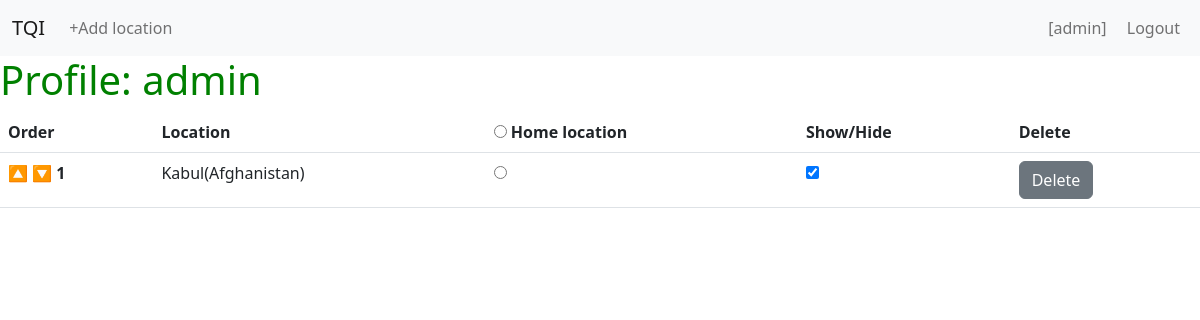
Screenshot of /profile/1 (signed in) with the database file from the repository.
### infopage/models.py (models this page shows, shortened)
class User(AbstractUser):
    pass

class Location(models.Model):
    user = models.ForeignKey(User, on_delete=models.CASCADE, related_name="user_locations")
    order = models.PositiveIntegerField()
    country = models.ForeignKey(Country, on_delete=models.CASCADE)
    city = models.ForeignKey(City, on_delete=models.CASCADE)
    is_home = models.BooleanField()
    show_hide = models.BooleanField()

class City(models.Model):
    name = models.CharField(max_length=64)
    latitude = models.DecimalField(max_digits=9, decimal_places=6)
    longitude = models.DecimalField(max_digits=9, decimal_places=6)
    population = models.PositiveIntegerField()
    timezone = models.CharField(max_length=64, blank=True)
    country = models.ForeignKey(Country, on_delete=models.CASCADE)

class Country(models.Model):
    name = models.CharField(max_length=64)
    country_code = models.CharField(max_length=8)
    latitude = models.DecimalField(max_digits=9, decimal_places=6)
    longitude = models.DecimalField(max_digits=9, decimal_places=6)
    population = models.PositiveIntegerField()

### infopage/views.py (the view)
# urls.py: path("profile/<int:user_id>", views.profile, name="profile"),
@login_required
def profile(request, user_id):
    user = User.objects.get(username=request.user)
    locations = user.user_locations.all().order_by("order")
    return render(request, "infopage/profile.html", {
        "locations": locations
    })

### infopage/templates/infopage/profile.html (shortened to what this page needs)
{% extends "infopage/layout.html" %}
{% load static %}
{% block body %}
  <h1>Profile: {{ user.username }}</h1>
  <table class="table table-hover table-responsive" >
    <thead>
      <tr>
        <th>Order</th>
        <th>Location</th>
        <th>
          <input type="radio" name="is_home_radio" id="not_yet_radio">
          <label for="not_yet_radio">Home location</label>
        </th>
        <th>Show/Hide</th>
        <th>Delete</th>
      </tr>
    </thead>
    <tbody id="profile">
      {% for location in locations %}
        <tr>
          <td >
            <button class="order_btn" id="order_up_btn_{{location.id}}" data-order="{{location.order}}" data-direction="up">🔼</button>
            <button class="order_btn" id="order_down_btn_{{location.id}}" data-order="{{location.order}}" data-direction="down">🔽</button>
            <b>{{ location.order }}</b>
          </td>
          <td>{{ location.city.name }}({{ location.country.name }})</td>
          {% if location.is_home %}
            <td>
              <input type="radio" name="is_home_radio" checked>
            </td>
            {% else %}
            <td>
              <input type="radio" name="is_home_radio">
            </td>
          {% endif %}
            <td>
              {% if location.show_hide  %}
                <input id="sh_checkbox_{{location.order}}" type="checkbox" checked>
              {% else %}
                <input id="sh_checkbox_{{location.order}}" type="checkbox">
              {% endif %}
            </td>
          <td><button class="del_btn btn btn-secondary">Delete</button></td>
        </tr>
      {% endfor %}
    </tbody>
  </table>
{% endblock %}

### infopage/templates/infopage/layout.html (shortened to what this page needs)
{% load static %}
<!DOCTYPE html>
<html lang="en">
	<head>
		<link class="nav-item"nk href="https://cdn.jsdelivr.net/npm/bootstrap@5.2.3/dist/css/bootstrap.min.css" rel="stylesheet">
		<link class="nav-item"nk rel="stylesheet" href="{% static 'infopage/style.css' %}">
	</head>
	<body>
		<nav class="navbar navbar-expand-md navbar-light bg-light">
			<div class="container-fluid">
				<div class="navbar-header">
					<a href="{% url 'index' %}" class="navbar-brand">TQI</a>
				</div>
				<div class="collapse navbar-collapse" id="navbarTogglerTQL">
					{% if user.is_authenticated %}
						<ul class="nav navbar-nav justify-content-between w-100">
							<li class="nav-item col-auto">
								<a id="add_location_link" class="nav-link" data-bs-toggle="modal" data-bs-target="#addLocation">+Add location</a>
							</li>
							<div class="col-auto ">
								<li class="nav-item" style="display: inline-block;">
									<a href="{% url 'profile' user.pk %}" class="nav-link">[{{ user.username }}]</a>
								</li>
								<li class="nav-item" style="display: inline-block;">
									<a href="{% url 'logout' %}" class="nav-link">Logout</a>
								</li>
							</div>
						</ul>
					{% endif %}
				</div>
			</div>
		</nav>
		{% block body %}
		{% endblock %}
	</body>
</html>

### infopage/static/infopage/style.css (style rules this page uses)
h1 { color: green; }
a[data-bs-target="#addLocation"] { cursor: pointer; }
.order_btn { border: none; background-color: white; padding: 0; }

### rows the page displays
User: username "admin"
Location: order "1", city.name "Kabul", country.name "Afghanistan"
